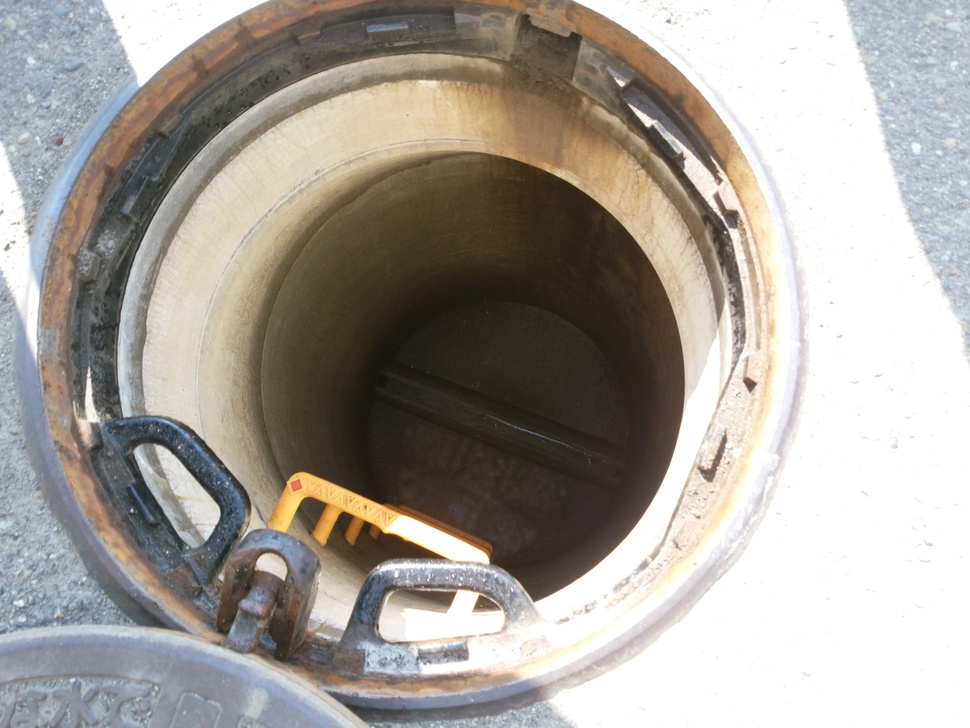
#> input picture python/TubeDiameter/image_input/real_tube.jpg, 970 x 728 px, shrunk from 4618 x 3464 before the run, found by its file name
$ python hough.py
#> lines starting #> are read from the running program, lines starting #| are printed output that depends on the picture; after the words box and inside, x2 and y2 are one past the last pixel; in counts of white or black regions, pixels touching at a corner belong together
# -*- coding: utf-8 -*-
import cv2
import matplotlib.pyplot as plt
import numpy as np

img = cv2.imread('C:\\Users\\nct20\\Documents\\GitHub\\man-hole-Taka\\python\\TubeDiameter\\image_input\\real_tube.jpg',1)
#> img is the input picture: shape (728, 970, 3); mean B, G, R 153.9, 160.5, 166

def save_image(image,param1,param2):
    cv2.imwrite(
        'C:\\Users\\nct20\\Documents\\GitHub\\man-hole-Taka\\python\\TubeDiameter\\image_output\\hough_test\\' + 'real_tube' + str(
            param1) +'-'+ str(param2) +'.jpg', image)
    cv2.destroyAllWindows()

#キー処理＆画面終了＆保存
def key_action(image,param2):

  k = cv2.waitKey(0)
  # ESC:プログラム終了,s:セーブ＋プログラム終了
  if k == 27:         # wait for ESC key to exit
    cv2.destroyAllWindows()
  elif k == ord('s'): # wait for 's' key to save and exit
   cv2.imwrite('C:\\Users\\nct20\\Documents\\GitHub\\man-hole-Taka\\python\\TubeDiameter\\image_output\\'+ 'test' + str(param2) + '.jpg',image)
   cv2.destroyAllWindows()

  # 終了処理
  cv2.destroyAllWindows()

def Hough(img,param1,param2):
    # グレースケールに変換
    gray = cv2.cvtColor(img, cv2.COLOR_BGR2GRAY)
    # 認識の精度を上げるために画像を平滑化
    gray = cv2.GaussianBlur(gray, (33, 33), 1)
    # ガウシアンフィルタ
    # gray = cv2.medianBlur(gray, 5)

    plt.imshow(gray, cmap='gray')
    plt.axis('off')
    plt.show()

    # ハフ変換による円検出
    circles = cv2.HoughCircles(gray, cv2.HOUGH_GRADIENT, 1, 20,
                               param1=param1, param2=param2)
    circles = np.squeeze(circles, axis=0)  # (1, N, 3) -> (N, 3)
    cv2.imshow('Hough'+'-'+str(param1)+'-'+str(param2),img)
    #key_action(img,param2)

    # 描画する。
    if circles is not None:
        for x, y, radius in np.rint(circles).astype(int):
            print('center: ({}, {}), radius: {}'.format(x, y, radius))
            cv2.circle(img, (x, y), radius, (0, 255, 0), 5)
            cv2.circle(img, (x, y), 2, (0, 0, 255), 5)

    save_image(img,param1,param2)

if __name__ == '__main__':
    for i in range(200, 202):
        for j in range(50,51):
            Hough(img,i,j)
            print('Hello')
#> this loop made 2 passes
#> pass 1, in Hough, `gray = cv2.cvtColor(img, cv2.COLOR_BGR2GRAY)`:
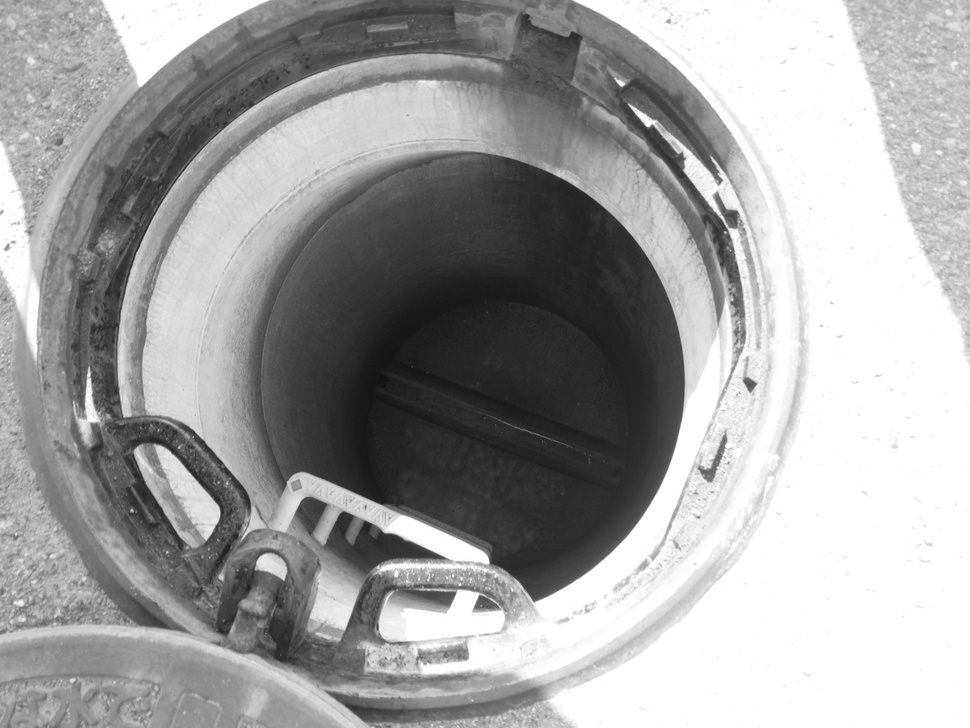
#> gray: shape (728, 970); min 18, max 255, mean 161.4
#> pass 1, in save_image, `cv2.imwrite( 'C:\\Users\\nct20\\Documents\\GitHub\\man-hole-Taka\\pyth..`:
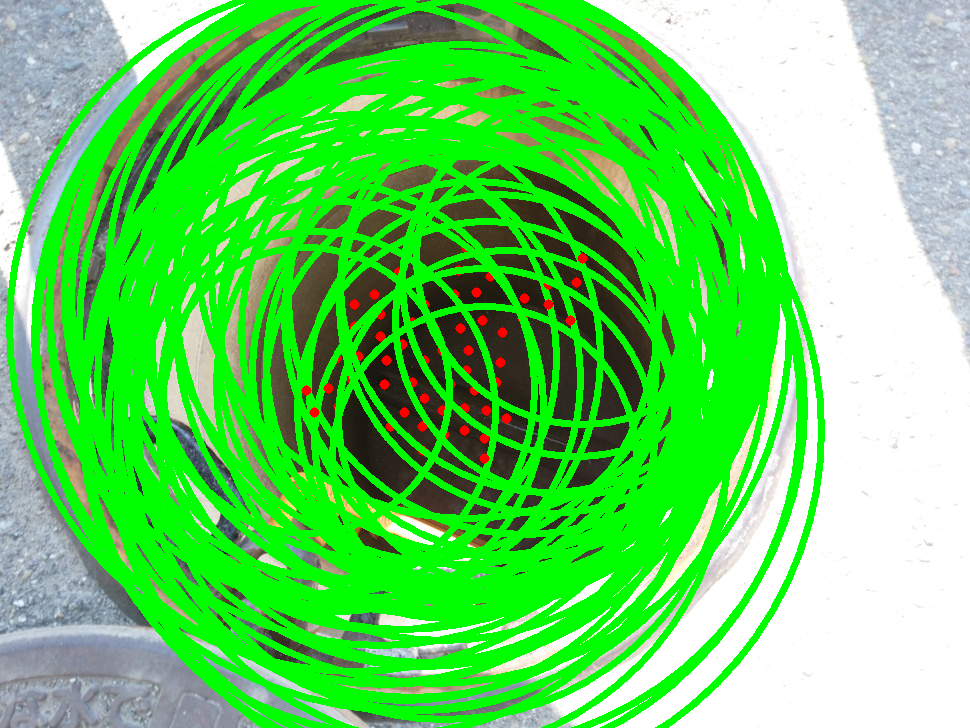
#> saved as real_tube200-50.jpg: shape (728, 970, 3); mean B, G, R 95.7, 213.9, 98.6
#> pass 2, in Hough (call 2), `gray = cv2.cvtColor(img, cv2.COLOR_BGR2GRAY)`:
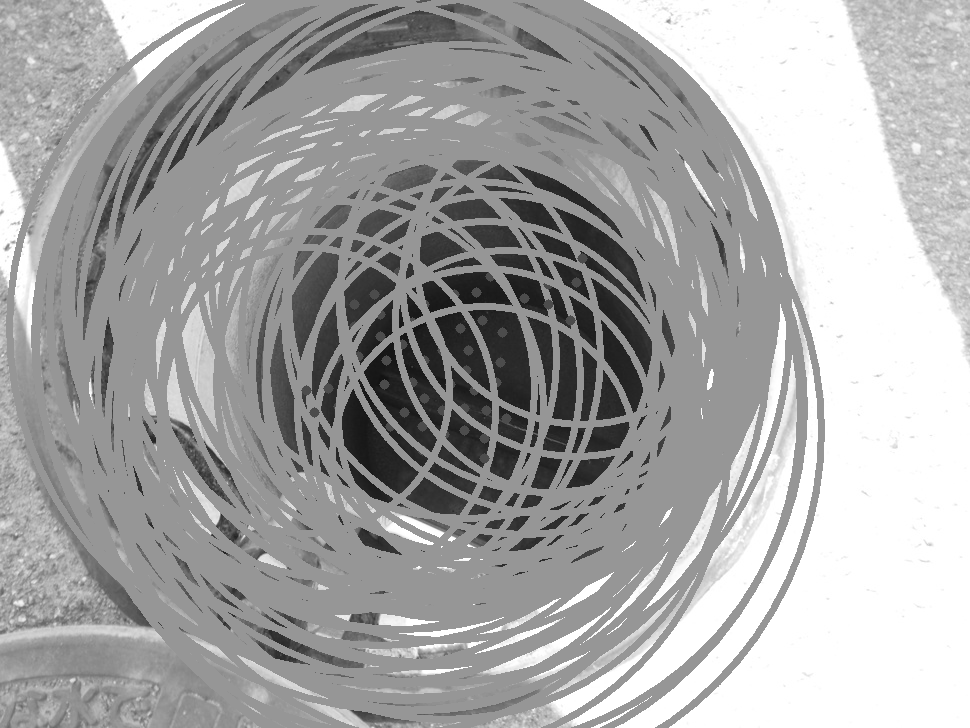
#> gray: shape (728, 970); min 18, max 255, mean 166.1
#> pass 2, in Hough (call 2), `plt.show()`:
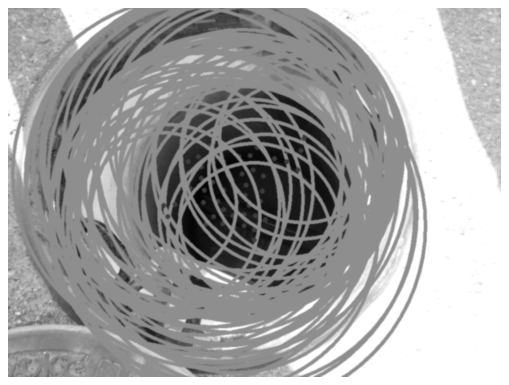
#> figure drawn by matplotlib, 1 panel
#> after the loop:
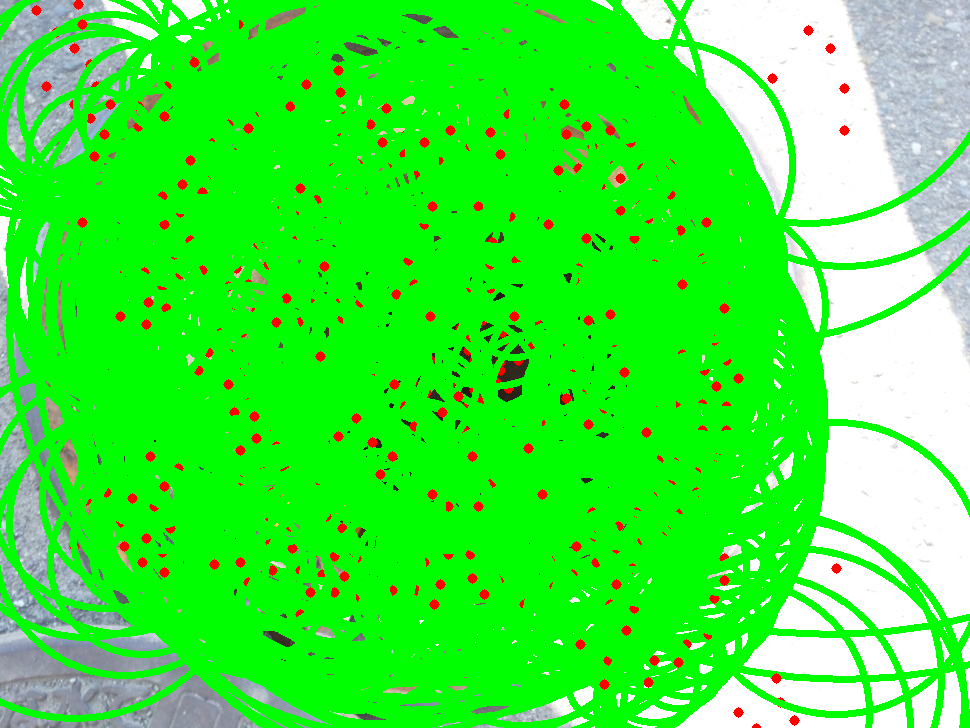
#> img: shape (728, 970, 3); mean B, G, R 57.7, 240.9, 60.9

$ run again, with python/TubeDiameter/image_input/DSC_8363.jpg copied over python/TubeDiameter/image_input/real_tube.jpg
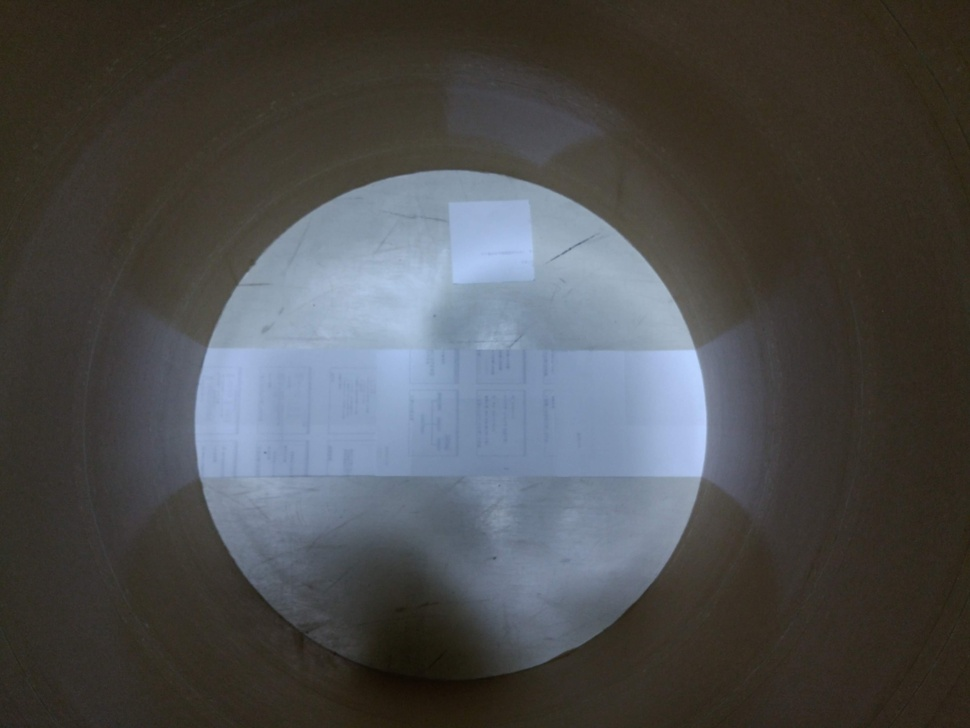
#> input picture python/TubeDiameter/image_input/DSC_8363.jpg, 970 x 728 px, shrunk from 4618 x 3464 before the run, found by its file name
#> img is the input picture: shape (728, 970, 3); mean B, G, R 77.2, 76.5, 75.9
#> the loop `for i in range(200, 202):` made 2 passes
#> pass 1, in Hough, `gray = cv2.cvtColor(img, cv2.COLOR_BGR2GRAY)`:
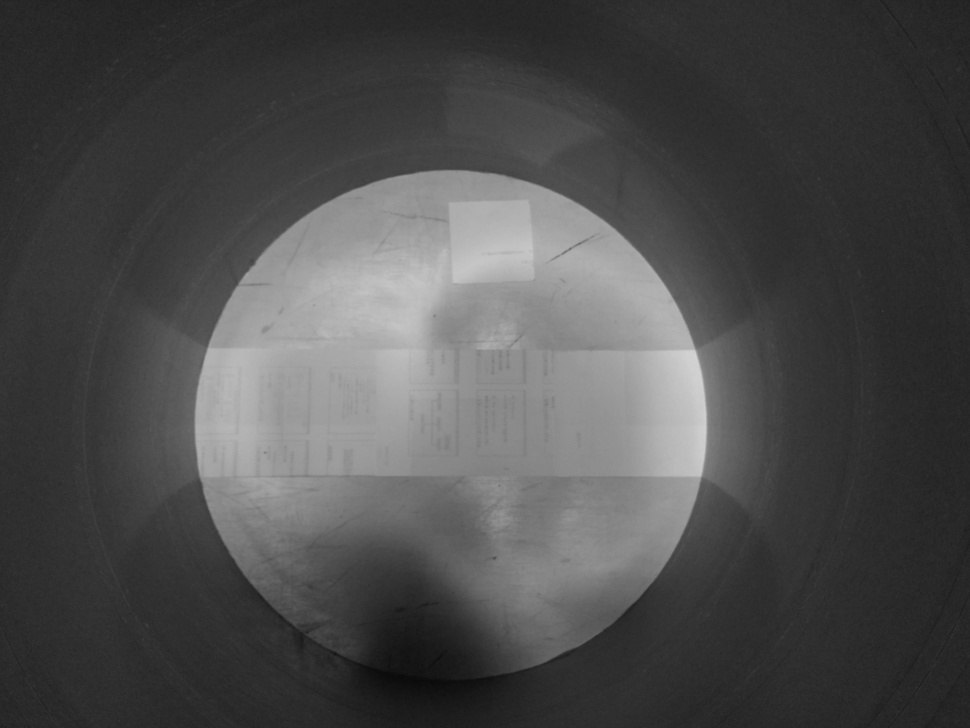
#> gray: shape (728, 970); min 10, max 211, mean 76.4
#> after the loop `for i in range(200, 202):`:
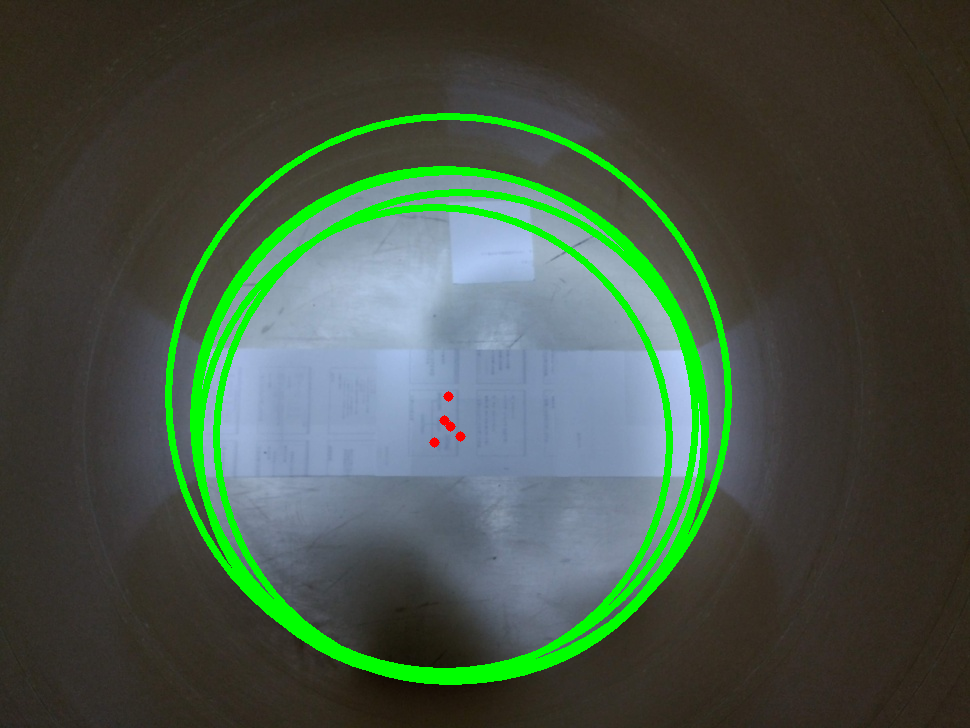
#> img: shape (728, 970, 3); 5.9% of pixels changed, all inside (x1, y1, x2, y2) = (165, 113, 732, 685)

$ run again, with python/TubeDiameter/image_input/DSC_8366.jpg copied over python/TubeDiameter/image_input/real_tube.jpg
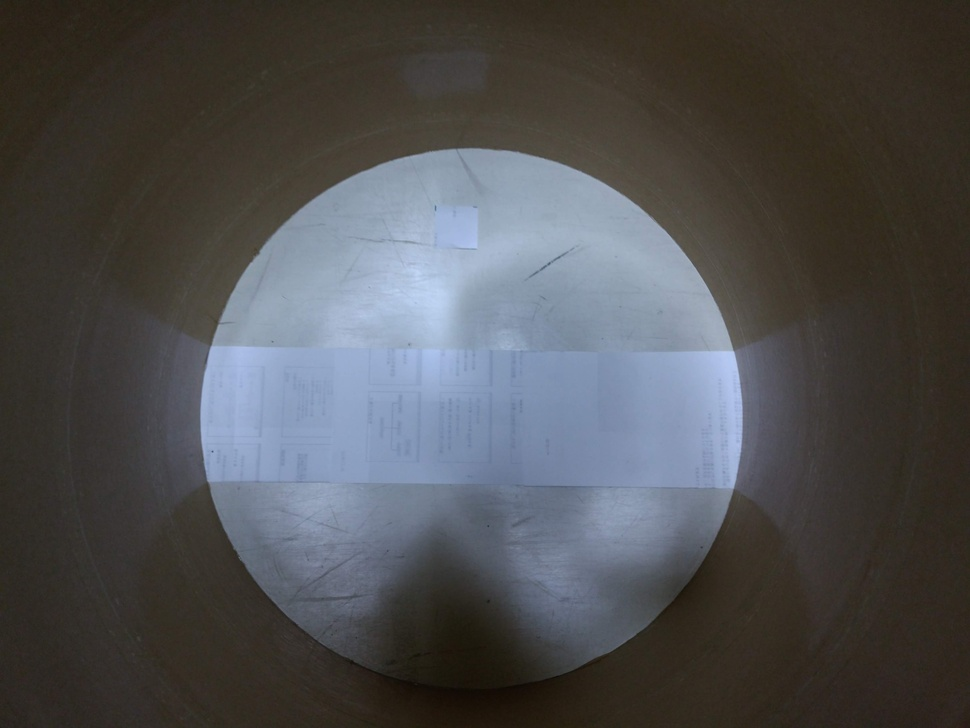
#> input picture python/TubeDiameter/image_input/DSC_8366.jpg, 970 x 728 px, shrunk from 4618 x 3464 before the run, found by its file name
#> img is the input picture: shape (728, 970, 3); mean B, G, R 80, 78.6, 78.4
#> the loop `for i in range(200, 202):` made 2 passes
#> pass 1, in Hough, `gray = cv2.cvtColor(img, cv2.COLOR_BGR2GRAY)`:
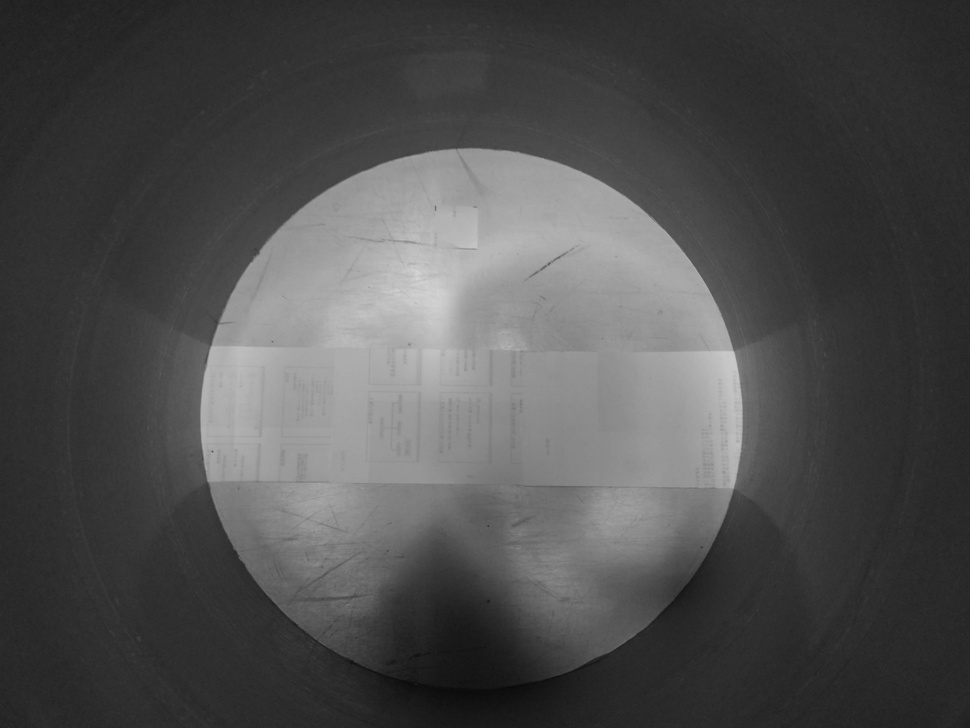
#> gray: shape (728, 970); min 9, max 212, mean 78.7
#> after the loop `for i in range(200, 202):`:
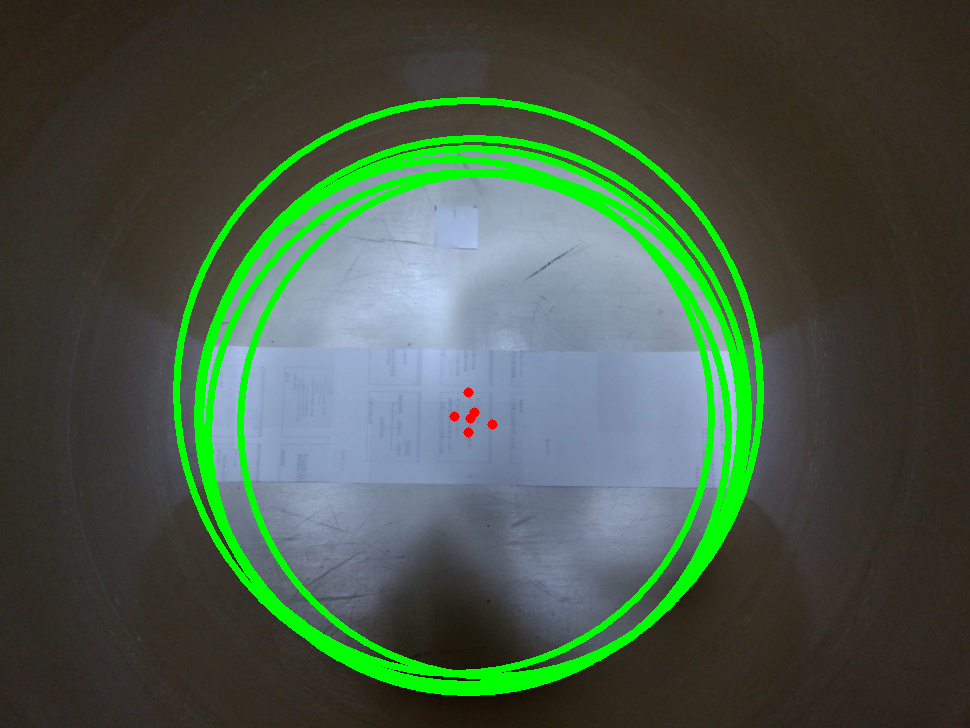
#> img: shape (728, 970, 3); 7.27% of pixels changed, all inside (x1, y1, x2, y2) = (173, 97, 764, 696)
